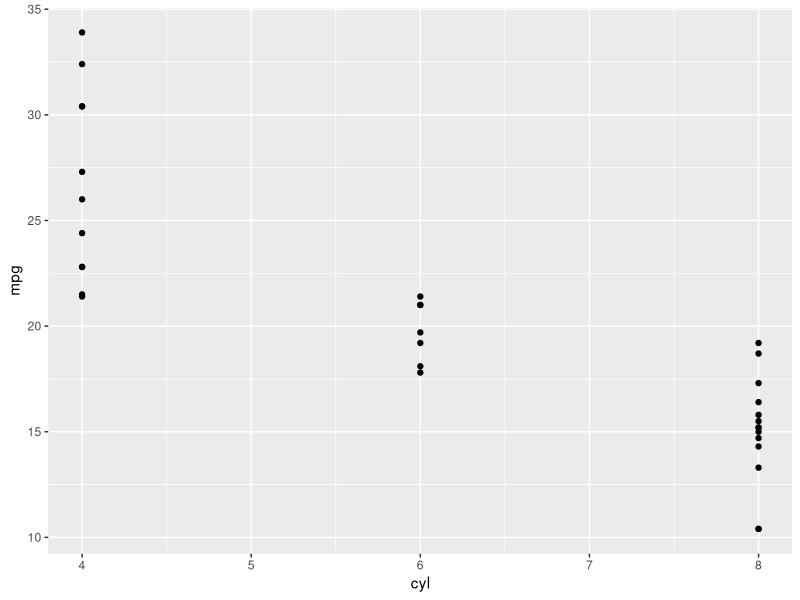
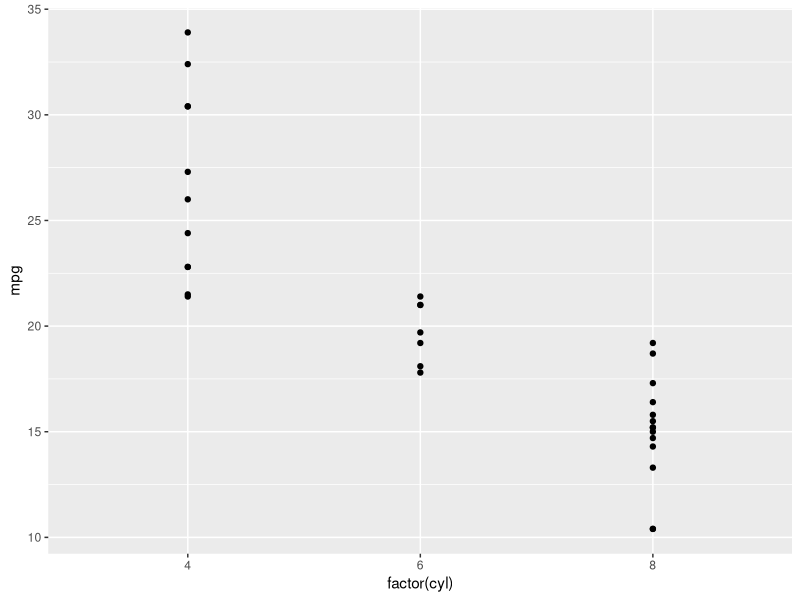
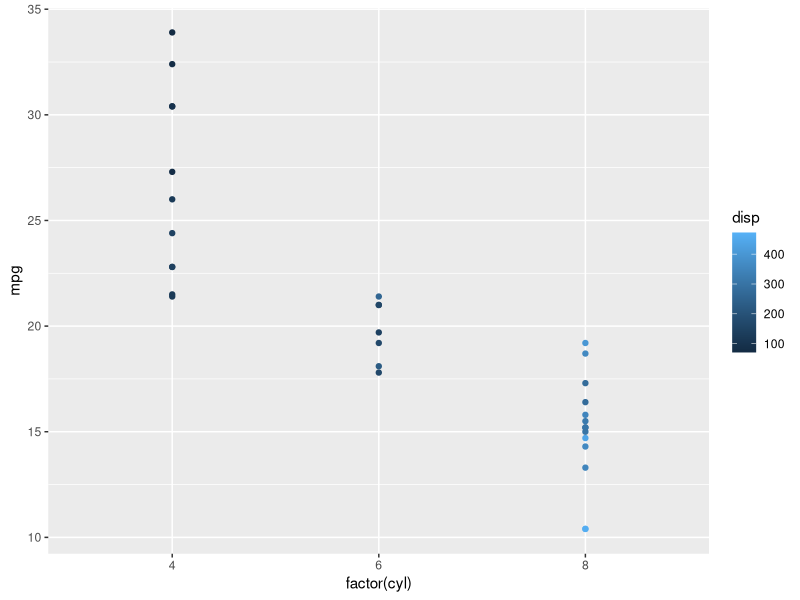
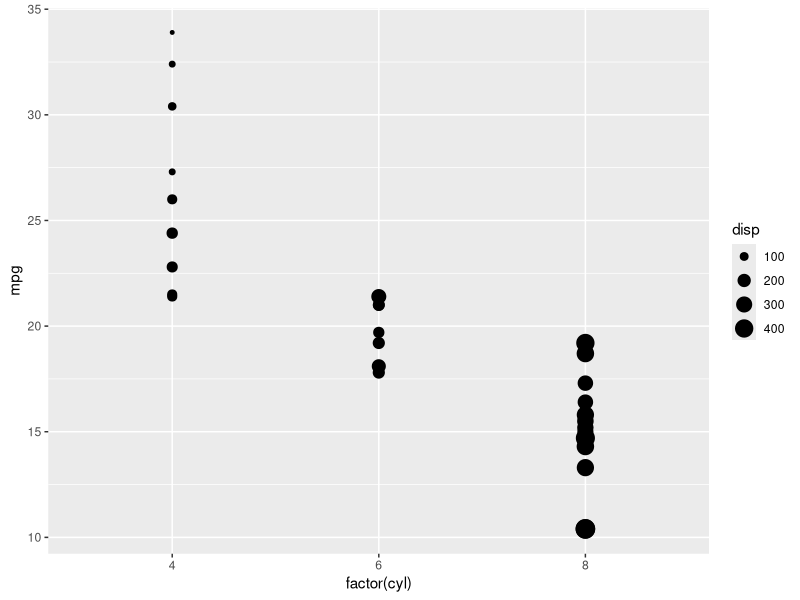
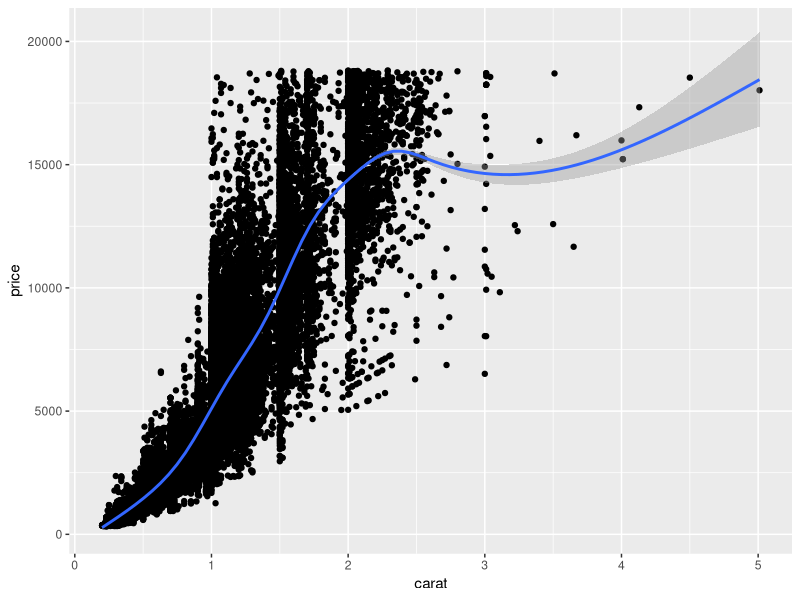
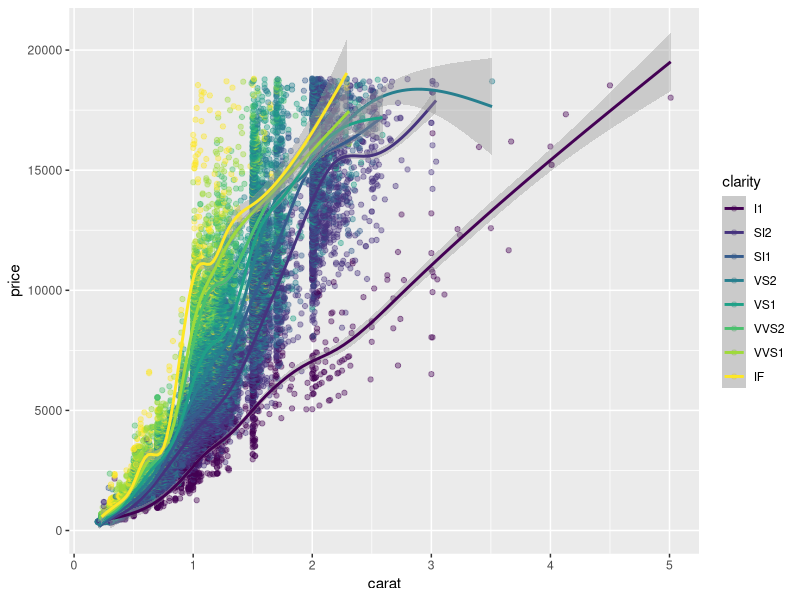

Write R code to recreate these figures, in order. (Note: this script raises an error after producing the figures.)

library(ggplot2)
str(mtcars)
ggplot(mtcars, aes(cyl, mpg)) +
  geom_point()

# Introduction==================================================================
# Data columns type affect plot types:
#   R sometimes treats numbers as continuous numerical values (连续数值), even when those numbers actually represent categories（类别）
#   Here cyl = number of engine cylinders, we want to treat cars as belonging to three catehories: 4/6/8-cylinder cars.
#   Now R treats cyl as a continuous numerical variable.
#   factor(cyl) --> treat 4,6, and 8 as three separate categories
ggplot(mtcars, aes(factor(cyl), mpg)) +
  geom_point()

# Introd to Aesthetics
# color=disp --> the color of each point depends on the car's engine displacement
ggplot(mtcars, aes(factor(cyl), mpg,color=disp)) +
  geom_point()
# size=disp --> , the size of each point will depend on the car's engine displacement
ggplot(mtcars, aes(factor(cyl), mpg,size=disp)) +
  geom_point()

# Intro to geometries
str(diamonds)
ggplot(diamonds,aes(carat, price))+
  geom_point() + # adds points as in a scatter plot
  geom_smooth() # adds a smooth trend curve

# alpha in geom_point controls opacity (1=opaque,0=transparent) 
ggplot(diamonds,aes(carat, price, color=clarity))+
  geom_point(alpha=0.4) + 
  geom_smooth() 

# Apply only to one layer of geom if you don't want other layers to inherit the same aesthetics or when mixing data sources
plt_price_vs_carat_by_clarity <- plt_price_vs_carat + geom_point(aes(color=clarity))
plt_price_vs_carat_by_clarity

# These two are the same 
plt_price_vs_carat <- ggplot(diamonds) + aes(carat,price) + geom_point()
plt_price_vs_carat <- ggplot(diamonds + aes(carat,price)) + geom_point()

# Aesthetics====================================================================
str(mtcars)
ggplot(mtcars, aes(wt, mpg, color = factor(cyl))) +
  # Set the shape and size of the points
  geom_point(shape=1,size=4)

# 26 shapes in R
#   pch = point shapes
#   cex = point size
#   col/color = outline color (exception: geom_point() shape=0-19 uses only color and not fill as a whole; shape 21-25 can use both fill and color)
#   fill = inside color 
# Run this to check out all the shapes
plot(0:25, pch = 0:25, cex = 2)

# check out different aesthetics
#   label and shape are only applicable to categorical data
plt_mpg_vs_wt <- ggplot(mtcars, aes(wt, mpg))
plt_mpg_vs_wt + geom_point(aes(size = factor(cyl)))
plt_mpg_vs_wt +geom_point(aes(alpha = factor(cyl)))
plt_mpg_vs_wt + geom_point(aes(shape = factor(cyl)))
plt_mpg_vs_wt + geom_text(aes(label = factor(cyl)))

# Attributes vs Aesthetics!
#   Aesthetics: Map a variable from your dataset to a visual property（根据数据改变外观）
#   Attributes: Set a fixed visual property, independent of the data（直接指定固定外观）

# Attributes - Color
#   A hexadecimal color
my_blue <- "#4ABEFF"
ggplot(mtcars, aes(wt, mpg)) + geom_point(color=my_blue,alpha=0.6)
# Add text layer with label rownames(mtcars) and color red
ggplot(mtcars, aes(wt, mpg, color = factor(cyl))) + geom_text(label=rownames(mtcars),color="red")

# Updating aesthetic labels
# labs()
# scale_fill_manual() defines properties of the color scale. First argument = legend title
mtcars$fam <- factor(mtcars$am, levels = c(0, 1), labels = c("automatic", "manual"))
ggplot(mtcars, aes(factor(cyl), fill = fam)) + geom_bar() + labs(x="Number of Cylinders",y="Count")
# Set the fill color scale
palette <- c(automatic = "#377EB8", manual = "#E41A1C")
ggplot(mtcars, aes(factor(cyl), fill = fam)) + geom_bar() + labs(x = "Number of Cylinders", y = "Count") +
  scale_fill_manual("Transmission", values = palette)
# Modify the code to set the position to dodge so that the bars for transmissions are displayed side by side.
ggplot(mtcars, aes(factor(cyl), fill = fam)) + geom_bar(position="dodge") + labs(x = "Number of Cylinders", y = "Count") +
  scale_fill_manual("Transmission", values = palette)

# Jitters
ggplot(mtcars, aes(mpg,0)) + geom_jitter()
ggplot(mtcars, aes(mpg,0)) + geom_point(position="jitter")

# ylim() set the limit on y-axis
ggplot(mtcars, aes(mpg, 0)) + geom_jitter() + ylim(-2,2)


# Geometries====================================================================

# Overplotting - large dataset
# Plot price vs. carat, colored by clarity
plt_price_vs_carat_by_clarity <- ggplot(diamonds, aes(carat, price, color = clarity))
# Add a point layer with tiny points
plt_price_vs_carat_by_clarity + geom_point(shape=".",alpha=0.5)
plt_price_vs_carat_by_clarity + geom_point(shape=16,alpha=0.5)

# Overplotting - Aligned values
#   We can use position="jitter" inside geom_point() OR geom_jitter
# Plot base
plt_mpg_vs_fcyl_by_fam <- ggplot(mtcars, aes(factor(cyl), mpg, color = fam))
# Default points are shown for comparison
plt_mpg_vs_fcyl_by_fam + geom_point()
# Alter the point positions by jittering, width 0.3
plt_mpg_vs_fcyl_by_fam + geom_point(position=position_jitter(width=0.3))
# Now jitter and dodge the point positions
plt_mpg_vs_fcyl_by_fam + geom_point(position = position_jitterdodge(jitter.width=0.3, dodge.width=0.3))

# Overplotting - Low precision data --> Different ways of Jitters!
# geom_jitter()
ggplot(iris, aes(Sepal.Length, Sepal.Width, color = Species)) + geom_jitter(alpha = 0.5,width=0.1)
# position=position_jitter() inside geom_point, essentially the same as above
ggplot(iris, aes(Sepal.Length, Sepal.Width, color = Species)) + geom_point(alpha = 0.5,position=position_jitter(width=0.1))
# position="jitter" inside geom_point, but cannot customize width and heights
ggplot(iris, aes(Sepal.Length, Sepal.Width, color = Species)) + geom_point(alpha = 0.5,position="jitter")

# ****Histograms ==> Continuous X-axis
# Plot mpg
ggplot(mtcars,aes(x=mpg)) + geom_histogram()
ggplot(mtcars,aes(x=mpg)) + geom_histogram(binwidth = 1)

# Map y to density
#   after_stat(density) or ..density.. tells ggplot2 to use this calculated density for the y-axis instead of the default count.
#   density is not an original column in the dataset; it is automatically calculated by geom_histogram()
#   => density = count / (total observations*binwidth)
#   => observation = one individual data record, usually one row in a dataset
ggplot(mtcars, aes(mpg, ..density..)) + geom_histogram(binwidth = 1,fill="red") # old way, deprecated
ggplot(mtcars, aes(mpg, after_stat(density))) + geom_histogram(binwidth = 1, fill="blue")

# Positions in Histograms
# Stack(default): Bars for different groups are stacked on top of each other.
ggplot(mtcars, aes(mpg, fill = fam)) + geom_histogram(binwidth = 1)
# dodge: Bars for different groups are placed side by side.
ggplot(mtcars, aes(mpg, fill = fam)) + geom_histogram(binwidth = 1, position="dodge")
# fill: Bars for different groups are shown as proportions
ggplot(mtcars, aes(mpg, fill = fam)) + geom_histogram(binwidth = 1, position="fill")
# identity: Plot the values as they appear in the dataset
ggplot(mtcars, aes(mpg, fill = fam)) + geom_histogram(binwidth = 1, position="identity",alpha=0.4)

# ****Bar plots ==> Categorical X-axis
# geom_bar() -> count the number of cases in each category of the variable mapped to the x-axis ("count")
# geom_col() -> plot the actual value it finds in the dataset ("identity")
ggplot(mtcars, aes(factor(cyl), fill = fam)) + geom_bar(position = "dodge")
ggplot(mtcars, aes(factor(cyl), fill = fam)) + geom_bar(position = "fill")
ggplot(mtcars, aes(cyl, fill = fam)) + geom_bar(position = position_dodge(width = 0.2),alpha=0.6)

# Plot education, filled by vocabulary
ggplot(Vocab, aes(education, fill = vocabulary)) +
  # Add a bar layer with position "fill"
  geom_bar(position = "fill") +
  # Add a brewer fill scale with default palette
  scale_fill_brewer()

# ****Line plots
# Print the head of economics
head(economics)
# Using economics, plot unemploy vs. date
plot <- ggplot(economics,aes(date,unemploy)) + geom_line()


# Themes========================================================================

# Themes layer:
#   All non-data ink
#   Visual elements not part of the data
#   Three types: element_X() -> text, line, rectangle

# Legend
#     plot + theme(legend.position = new_val)
#     new_val: "top","bottom","left","right","none"(don't draw it)
#     new_val: c(x,y) --> c(0,0) bottom-left; c(1,1) top right

# element_line(); element_rect(); element_text(); element_blank()
#     plot + theme(axis.line = element_line(color = "red", linetype = "dashed"))

# Whitespace - all non-visible margins and spacing in the plot
#     unix(x,unit) --> set a single white space value, x = amount; unit = unit of measure
#     margin(top,right,bot,left,unit) --> border
#     pt (points) --> default unit

# Built-in themes: theme_X()
#     theme_gray() - default
#     theme_bw() - useful when you use transparency
#     theme_classic() - more traditional
#     theme_void() - removes everything but the data
# ggthemes

# theme_set() - resume themes to the default
